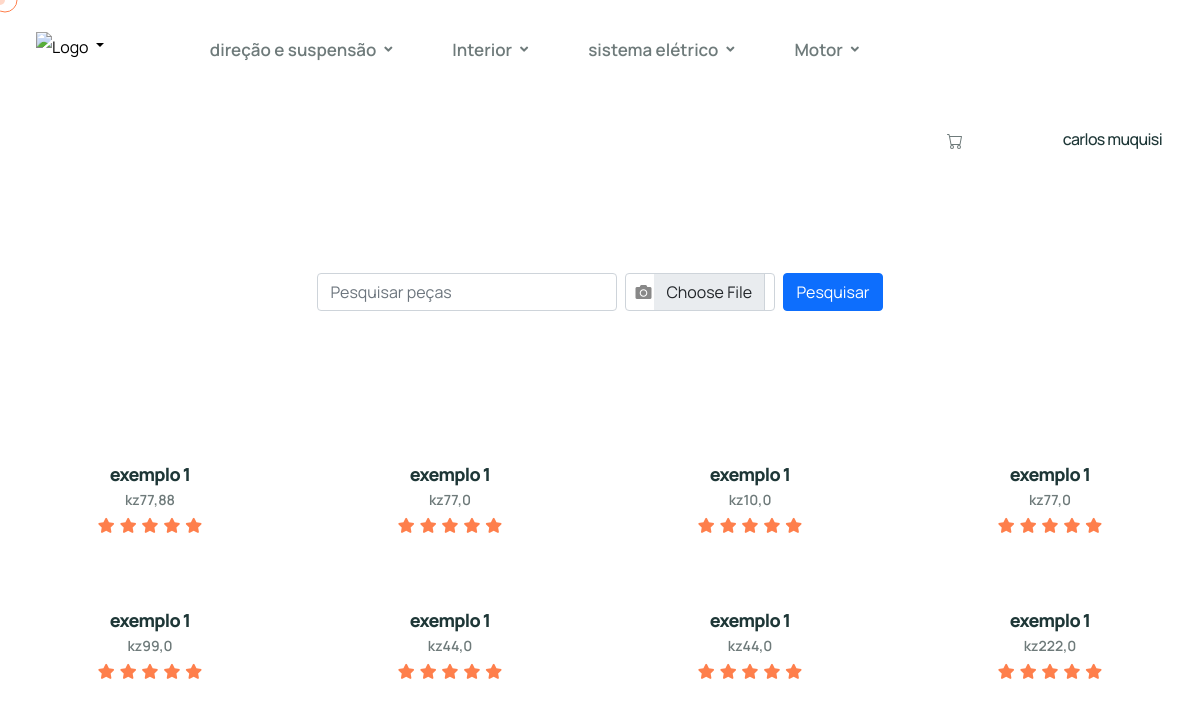
Page /vetor5/cliente/ (signed in) on the committed database.
### usuarios/models.py (models this page shows, shortened)
class Cliente(models.Model):
    nome = models.CharField(max_length=255)
    email = models.EmailField(unique=True)
    senha = models.CharField(max_length=255)
    class Meta:
        verbose_name_plural = "Conta dos Clientes"

class Produtos(models.Model):
    nome = models.CharField(max_length=50)
    descricao = models.TextField(max_length=600)
    marca = models.ForeignKey(Marca_produto, on_delete=models.CASCADE)
    categoria = models.ForeignKey(Categoria_produto, on_delete=models.CASCADE)
    estoque = models.CharField(max_length=40)
    preco = models.FloatField()
    preco_promocional = models.FloatField()
    imagem = models.FileField(upload_to='imagem/')
    peso = models.FloatField()
    dimensao = models.CharField(max_length=50)
    compatibilidade = models.CharField(max_length=50)
    quantidade_fornecida = models.IntegerField()
    material = models.CharField(max_length=50)
    condicao = models.ForeignKey(Condicao, on_delete=models.CASCADE)
    instrucao_instalacao = models.TextField(max_length=300, blank=True)
    fornecedor = models.ForeignKey(Fornecedor, on_delete=models.CASCADE)
    garantia = models.CharField(max_length=50)
    prazo_entrega = models.CharField(max_length=50)
    data_criacao = models.DateTimeField(default=timezone.now)  # Novo campo adicionado

### usuarios/views.py (the view)
# urls.py: path('cliente/', views.cliente, name='cliente'),
def cliente(request):
    status = request.POST.get('status')
    if 'cliente' in request.session:
        cliente_id = request.session['cliente']
        try:
            cliente = Cliente.objects.get(id=cliente_id)
            produto = Produtos.objects.all()
            categoria = Categoria_produto.objects.all()
            carrinho, created = Carrinho.objects.get_or_create(cliente=cliente)
            itens = ItemCarrinho.objects.filter(carrinho=carrinho)
            subtotal = sum(item.subtotal() for item in itens)
            total = subtotal
            if request.method == 'POST':
                form = PedidoForm(request.POST)
                if form.is_valid():
                    pedido = form.save(commit=False)
                    pedido.usuario = cliente
                    pedido.save()
                    for item in itens:
                        ItemPedido.objects.create(
                            pedido=pedido,
                            produto=item.produto,
                            quantidade=item.quantidade
                        )
                    return redirect('pagamento', pedido_id=pedido.id)
            else:
                form = PedidoForm()
            return render(request, 'cliente.html', {
                'cliente': cliente,
                'produto': produto,
                'categoria': categoria,
                'itens': itens,
                'carrinho': carrinho,
                'form': form,
                'subtotal': subtotal,
                'total': total,
                'status':status
            })
        except Cliente.DoesNotExist:
            return HttpResponse("Cliente não encontrado.", status=404)
    else:
        return HttpResponse("Você não está autenticado para acessar esta página.")

### usuarios/forms.py
class PedidoForm(forms.ModelForm):
    class Meta:
        model = Pedido
        fields = ['endereco']
        widgets = {
            'endereco': forms.Textarea(attrs={
                'class': 'form-control form-control-lg',
                'cols': 80,
                'rows': 4,
                'placeholder': 'Digite seu endereço'
            }),
        }
    def __init__(self, *args, **kwargs):
        super().__init__(*args, **kwargs)
        self.fields.pop('usuario', None)

### usuarios/models.py (called while the page is built)
    def subtotal(self):
        return self.quantidade * self.produto.preco

### usuarios/templates/cliente.html (shortened to what this page needs)
{% load static %}
<!DOCTYPE html>
<html lang="en">
<head>
    <link rel="stylesheet" href="https://cdnjs.cloudflare.com/ajax/libs/font-awesome/5.15.4/css/all.min.css">
    {% load static %}
    <link href="https://stackpath.bootstrapcdn.com/bootstrap/4.5.2/css/bootstrap.min.css" rel="stylesheet">
    <link rel="stylesheet" href="{% static 'assets/vendors/bootstrap/css/bootstrap.min.css' %}">
    <link rel="stylesheet" href="{% static 'assets/vendors/animate/animate.min.css' %}">
    <link rel="stylesheet" href="{% static 'assets/vendors/animate/custom-animate.css' %}">
    <link rel="stylesheet" href="{% static 'assets/vendors/fontawesome/css/all.min.css' %}">
    <link rel="stylesheet" href="{% static 'assets/vendors/jarallax/jarallax.css' %}">
    <link rel="stylesheet" href="{% static 'assets/vendors/jquery-magnific-popup/jquery.magnific-popup.css' %}">
    <link rel="stylesheet" href="{% static 'assets/vendors/nouislider/nouislider.min.css' %}">
    <link rel="stylesheet" href="{% static 'assets/vendors/nouislider/nouislider.pips.css' %}">
    <link rel="stylesheet" href="{% static 'assets/vendors/odometer/odometer.min.css' %}">
    <link rel="stylesheet" href="{% static 'assets/vendors/swiper/swiper.min.css' %}">
    <link rel="stylesheet" href="{% static 'assets/vendors/qrowd-icons/style.css' %}">
    <link rel="stylesheet" href="{% static 'assets/vendors/tiny-slider/tiny-slider.min.css' %}">
    <link rel="stylesheet" href="{% static 'assets/vendors/reey-font/stylesheet.css' %}">
    <link rel="stylesheet" href="{% static 'assets/vendors/owl-carousel/owl.carousel.min.css' %}">
    <link rel="stylesheet" href="{% static 'assets/vendors/owl-carousel/owl.theme.default.min.css' %}">
    <link rel="stylesheet" href="{% static 'assets/vendors/bxslider/jquery.bxslider.css' %}">
    <link rel="stylesheet" href="{% static 'assets/vendors/bootstrap-select/css/bootstrap-select.min.css' %}">
    <link rel="stylesheet" href="{% static 'assets/vendors/vegas/vegas.min.css' %}">
    <link rel="stylesheet" href="{% static 'assets/vendors/jquery-ui/jquery-ui.css' %}">
    <link rel="stylesheet" href="{% static 'assets/vendors/timepicker/timePicker.css' %}">
    <link href="https://cdn.jsdelivr.net/npm/bootstrap@5.0.2/dist/css/bootstrap.min.css" rel="stylesheet">
    <link rel="stylesheet" href="{% static 'assets/css/qrowd.css' %}">
    <link rel="stylesheet" href="{% static 'assets/css/qrowd-responsive.css' %}">
</head>
<body class="custom-cursor">
    <div class="custom-cursor__cursor"></div>
    <div class="custom-cursor__cursor-two"></div>
    <div  class="page-wrapper">
        <header class="main-header">
            <nav class="main-menu">
                <div class="main-menu__wrapper">
                    <div class="main-menu__wrapper-inner clearfix">
                        <div class="main-menu__left">
                            <div class="main-menu__logo">
                                <div class="dropdown">
                                    <button class="dropdown-toggle">
                                        <img style="width: 30px;" src="{% static 'assets/img/settings.png' %}" alt="Logo">
                                    </button>
                                </div>
                            </div>
                            <div class="main-menu__main-menu-box">
                                <ul class="main-menu__list">
                                    <li class="dropdown">
                                        <a href="#">direção e suspensão</a>
                                    </li>
                                    <li class="dropdown">
                                        <a href="#">Interior</a>
                                    </li>
                                    <li class="dropdown">
                                        <a href="#">sistema elétrico</a>
                                    </li>
                                    <li class="dropdown">
                                        <a href="#">Motor</a>
                                                </li>
                                        </ul>
                            </div>
                        </div>
                        <div class="main-menu__right">
                            <div class="main-menu__call-search-btn-box">
                                <div>
                                    <h1  style="font-size: 16px; margin-right: 8px;" >
                                        <a href="{% url 'carrinho' %}"></a>
                                    </h1>
                                </div>
                                <div>
                                    <h1 style="font-size: 16px; margin-right: 8px;" >{{cliente.nome}}</h1>
                                </div>
                            </div>
                        </div>
                    </div>
                </div>
            </nav>
        </header>
        <section class="news-one" id="news">
            <div class="container">
                <div class="text-center mb-4">
                    <div style="margin-top: -4%; margin-bottom: 9%;" class="form-container">
                        <form action="{% url 'pesquisar' %}" method="GET" enctype="multipart/form-data" class="d-flex justify-content-center">
                            <input type="text" name="nome_filtrar" placeholder="Pesquisar peças" class="form-control w-50">
                            <div class="position-relative w-25 mx-2">
                                <input type="file" name="imagem_filtrar" accept="image/*" class="form-control" style="padding-left: 2.5rem;">
                                <i class="fa fa-camera position-absolute" style="left: 10px; top: 50%; transform: translateY(-50%); color: #888;"></i>
                            </div>
                            <input type="submit" value="Pesquisar" class="btn btn-primary">
                        </form>
                    </div>
                </div>
                <div class="row">
                    <div class="col-12">
                      <div class="row">
                        {% for produto in produto %}
                          <div class="col-6 col-lg-3">
                            <div class="product__all-single">
                              <div class="product__all-img">
                              </div>
                              <div class="product__all-content">
                                <h4 class="product__all-title">
                                  <a href="{% url 'detalhe_produto' produto.id %}"
                                    >{{produto.nome}}</a
                                  >
                                </h4>
                                <p class="product__all-price">kz{{produto.preco}}</p>
                                <div class="product__all-review">
                                  <i class="fa fa-star"></i>
                                  <i class="fa fa-star"></i>
                                  <i class="fa fa-star"></i>
                                  <i class="fa fa-star"></i>
                                  <i class="fa fa-star"></i>
                                </div>
                              </div>
                            </div>
                          </div>
                        {% endfor %}
                      </div>
                    </div>
                  </div>
            </div>
        </section>
</div>
</body>
</html>

### static/assets/css/qrowd-responsive.css (style rules this page uses)
@media only screen and (min-width: 1200px) and (max-width: 1499px) { .main-menu__wrapper-inner { padding: 0 30px; } }
@media only screen and (min-width: 1200px) and (max-width: 1499px) { .main-menu__logo { margin-right: 100px; } }

### usuarios/templates/cliente.html (style rules this page uses)
.form-container { max-width: 600px; margin: 0 auto; }
.dropdown { position: relative; display: inline-block; }
.dropdown-toggle { background: none; border: none; cursor: pointer; }

### rows in the picture
Cliente: nome "carlos muquisi"
Produtos: nome "exemplo 1", preco "77,88"
Produtos: nome "exemplo 1", preco "77,0"
Produtos: nome "exemplo 1", preco "10,0"
Produtos: nome "exemplo 1", preco "77,0"
Produtos: nome "exemplo 1", preco "99,0"
Produtos: nome "exemplo 1", preco "44,0"
Produtos: nome "exemplo 1", preco "44,0"
Produtos: nome "exemplo 1", preco "222,0"
